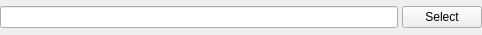
<?xml version="1.0" encoding="UTF-8"?>
<ui version="4.0">
 <class>WidgetSelectComponent</class>
 <widget class="QWidget" name="WidgetSelectComponent">
  <property name="geometry">
   <rect>
    <x>0</x>
    <y>0</y>
    <width>482</width>
    <height>35</height>
   </rect>
  </property>
  <property name="windowTitle">
   <string>Form</string>
  </property>
  <layout class="QHBoxLayout" name="horizontalLayout">
   <property name="spacing">
    <number>4</number>
   </property>
   <property name="leftMargin">
    <number>0</number>
   </property>
   <property name="topMargin">
    <number>0</number>
   </property>
   <property name="rightMargin">
    <number>0</number>
   </property>
   <property name="bottomMargin">
    <number>0</number>
   </property>
   <item>
    <widget class="QLineEdit" name="lineEdit">
     <property name="dragEnabled">
      <bool>false</bool>
     </property>
     <property name="readOnly">
      <bool>true</bool>
     </property>
    </widget>
   </item>
   <item>
    <widget class="QPushButton" name="btnSelect">
     <property name="text">
      <string>Select</string>
     </property>
    </widget>
   </item>
  </layout>
 </widget>
 <resources/>
 <connections/>
</ui>
